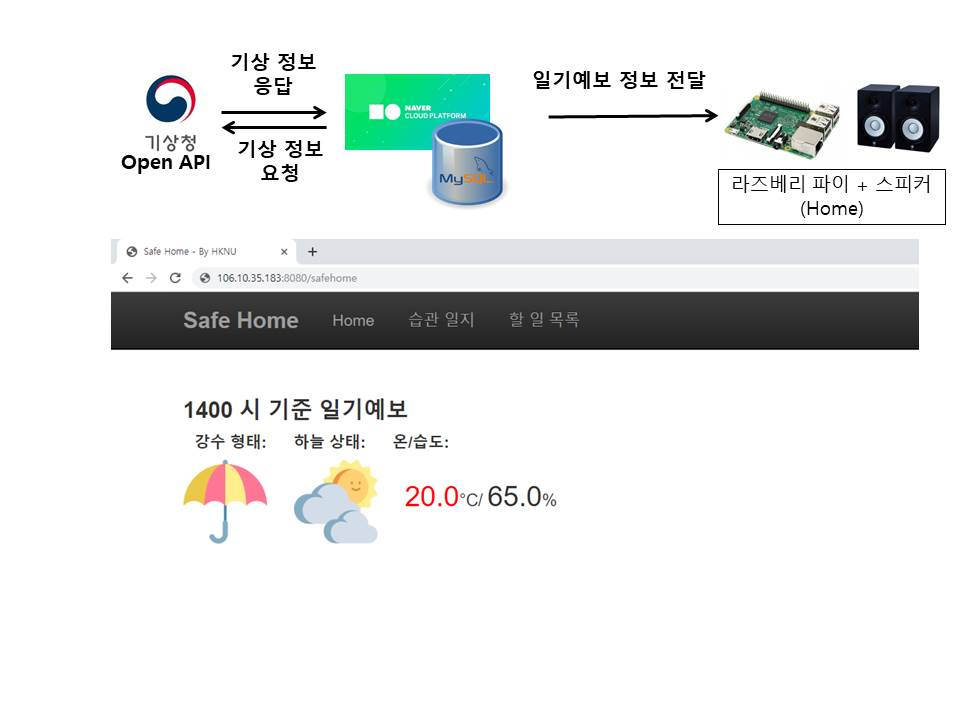
#> input picture Contest/SmartHomeNotification/resources/image/serverForecast.jpg, 960 x 720 px
$ python TemplateMatching.py   (Python 2 division)
#> lines starting #> are read from the running program, lines starting #| are printed output that depends on the picture
#> the answer given: 1
#> the answer given: ../../Contest/SmartHomeNotification/resources/image/serverForecast.jpg
#> the answer given: ../../Contest/SmartHomeNotification/resources/image/serverLifeStyle.jpg
# -*- coding: utf-8 -*-
import numpy as np
import cv2
import matplotlib.pyplot as plt

# https://m.blog.naver.com/samsjang/220576634778

# 템플릿 매칭 : 이미지 내에 있는 부분 이미지(템플릿 이미지)를 찾는 기법

def templateMatching_threshold(image_file, template_image_file, threshold): # threshold 인자는 찾고자 하는 이미지의 형태가 얼마나 동일한가를 체크하는 변수임(1.0에 가까울 경우 완전히 동일할 경우만 찾음(진탐률은 높으나 탐지하지 못할 가능성이 높음), 0에 가까울 경우 동일하지 않을 경우도 찾음(오탐률은 높으나 탐지할 가능성이 높음))
    img = cv2.imread(image_file) # 원본 이미지
    imgray = cv2.cvtColor(img, cv2.COLOR_BGR2GRAY) # 원본 이미지 흑백으로 저장
    template = cv2.imread(template_image_file, cv2.IMREAD_GRAYSCALE) # 템플릿 이미지 흑백으로 저장
    w, h = template.shape[::-1] # 템플릿 이미지의 가로, 세로 길이 저장
    res = cv2.matchTemplate(imgray, template, cv2.TM_CCOEFF_NORMED) # 템플릿 이미지와 타겟 이미지 비교
    loc = np.where(res >= threshold) # 설정한 threshold 값 보다 matchTemplate 함수의 리턴 값이 더 클 경우 해당 위치값 저장(여러 개의 매칭 된 이미지 찾음)
    for pt in zip(*loc[::-1]):
        cv2.rectangle(img, pt, (pt[0] + w, pt[1] + h), (0, 0, 255), 2) # 매칭 된 범위 표시
    cv2.imshow('TemplateMatching', img) # 템플릿 매칭 이미지 디스플레이
    cv2.waitKey(0) # 키 입력할 때까지 대기
    cv2.destroyAllWindows()

def templateMatching(image_file, template_image_file):
    img1 = cv2.imread(image_file, cv2.IMREAD_GRAYSCALE) # 원본 이미지 흑백으로 저장
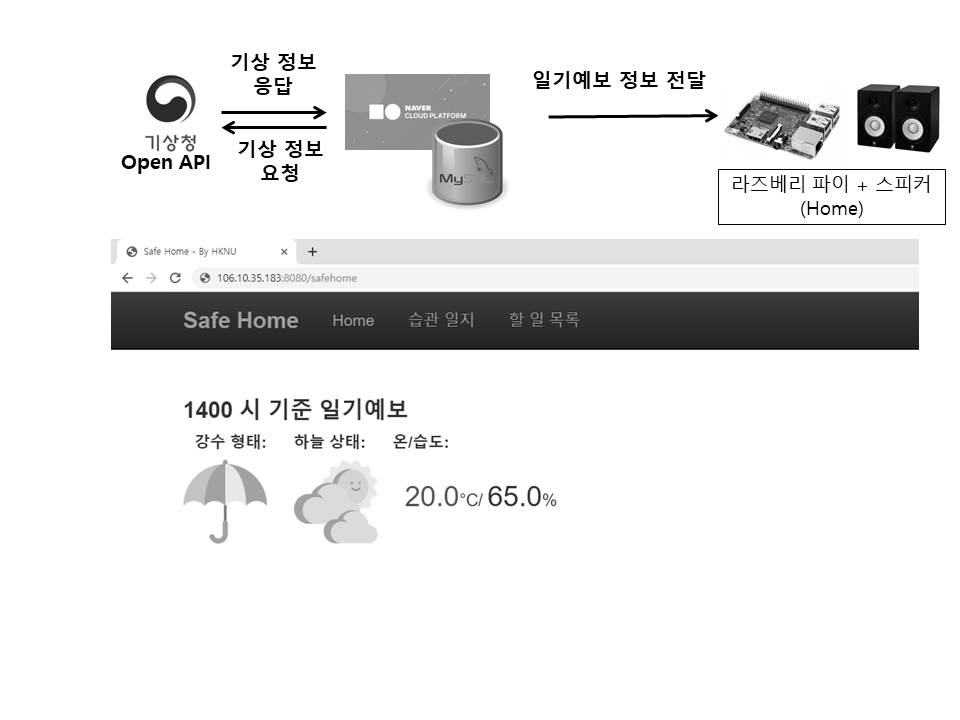
#> img1: shape (720, 960); min 0, max 255, mean 231
    img2 = img1.copy() # 원본 이미지 복사본 저장
    template = cv2.imread(template_image_file, cv2.IMREAD_GRAYSCALE) # 템플릿 이미지 흑백으로 저장
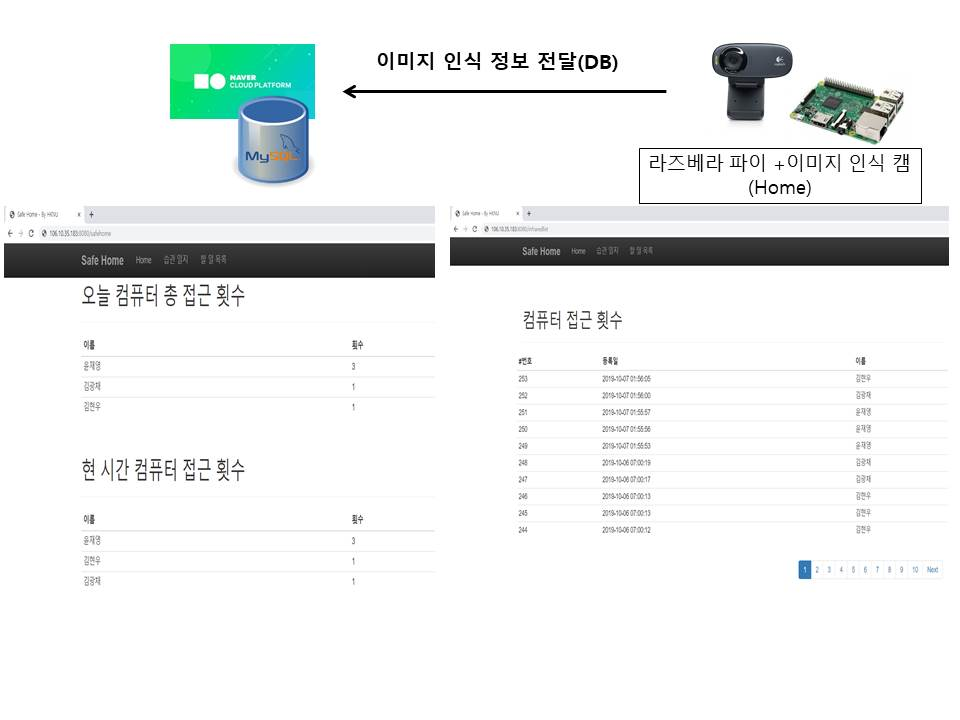
#> input picture Contest/SmartHomeNotification/resources/image/serverLifeStyle.jpg, 960 x 720 px
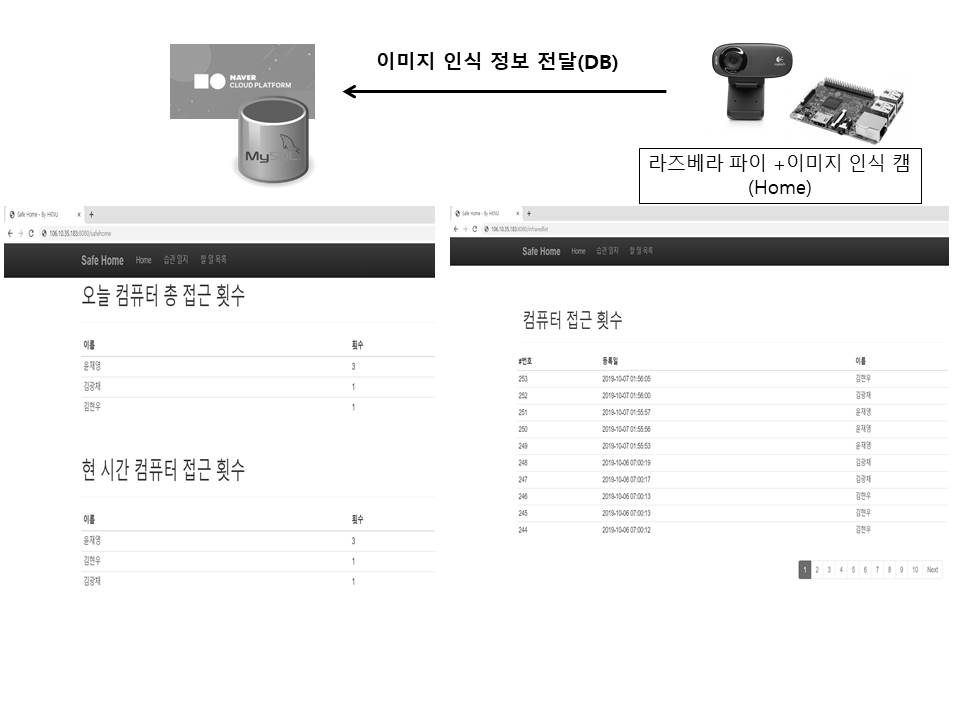
#> template: shape (720, 960); min 0, max 255, mean 238
    w, h = template.shape[::-1] # 템플릿 이미지의 가로, 세로 길이 저장
#> w = 960; h = 720
    methods = ['cv2.TM_CCOEFF_NORMED', 'cv2.TM_CCORR', 'cv2.TM_CCORR_NORMED', 'cv2.TM_SQDIFF', 'cv2.TM_SQDIFF_NORMED'] # 템플릿 매칭 방법
    for meth in methods:
        img1 = img2.copy() # 복사본 이미지로 초기화
        method = eval(meth) # 템플릿 매칭 방법 설정
        try:
            res = cv2.matchTemplate(img1, template, method) # 템플릿 이미지와 타겟 이미지 비교(method는 비교 연산하는 방법으로 결과 값의 최대값을 취해야 할지 최소값을 취해야 할지를 결정해야 하는데 cv2.TM_SQDIFF 와 cv2.TM_SQDIFF_NORMED일 경우에는 최소값을 그 이외의 경우에는 최대값을 취함)
            min_val, max_val, min_loc, max_loc = cv2.minMaxLoc(res) # 템플릿 매칭 성공 시 최대값, 최소값, 위치값 저장
        except:
            print '[-] Error' + str(meth)
            continue
        if method in [cv2.TM_SQDIFF, cv2.TM_SQDIFF_NORMED]: # 템플릿 매칭 방법이 cv2.TM_SQDIFF 또는 cv2.TM_SQDIFF_NORMED일 경우
            top_left = min_loc # 최소값을 좌측 상단으로 설정
        else: # 그 이외의 템플릿 매칭 방법일 경우
            top_left = max_loc # 최대값을 좌측 상단으로 설정
        # print top_left # Test
        bottom_right = (top_left[0] + w, top_left[1] + h) # 우측 하단 설정
        cv2.rectangle(img1, top_left, bottom_right, 0, 5) # 매칭 된 범위 표시
        plt.subplot(121), plt.imshow(res, cmap='gray')
        plt.title('Matching Result'), plt.xticks([]), plt.yticks([])
        plt.subplot(122), plt.imshow(img1, cmap='gray')
        plt.title('Detected Point'), plt.xticks([]), plt.yticks([])
        plt.suptitle(meth)
        plt.show()
#> this loop made 5 passes
#> (res, min_val, max_val) on passes 1, 3, 5: ([0.0186], 0.0186, 0.0186), ([0.945], 0.945, 0.945), ([0.11], 0.11, 0.11)
#> max_val on passes 2, 4: 3.8e+10, 4.43e+09
#> pass 1, in templateMatching, `plt.show()`:
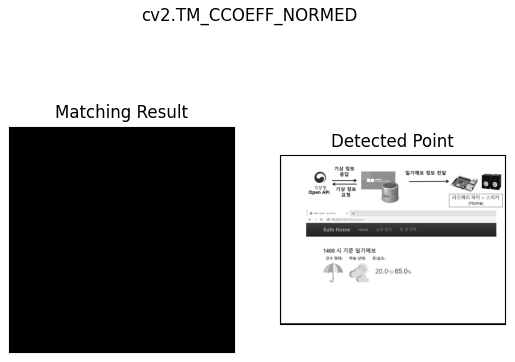
#> figure drawn by matplotlib, 2 panels
#> after the loop:
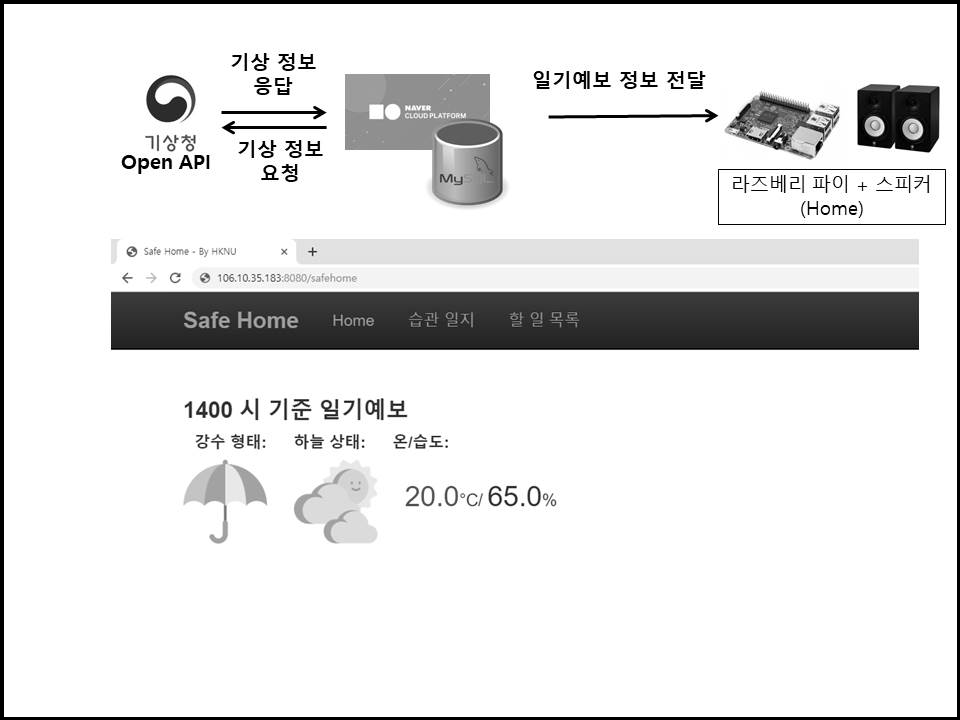
#> img1: shape (720, 960); min 0, max 255, mean 226.7

def main():
    sel = raw_input('\n1. Template Matching\n2. Multiple Template Matching\n\nSelect : ')
    image_file = raw_input('Input Image File : ')
    template_image_file = raw_input('Input Template Image File : ')
    if sel == '1':
        templateMatching(image_file, template_image_file)
    elif sel == '2':
        error_value = raw_input('Input Error Value(0.0 ~ 1.0): ')
        if float(error_value) > 1.0 or float(error_value) < 0.0:
            error_value = '0.6'
        templateMatching_threshold(image_file, template_image_file, float(error_value))

if __name__ == '__main__':
    main()
